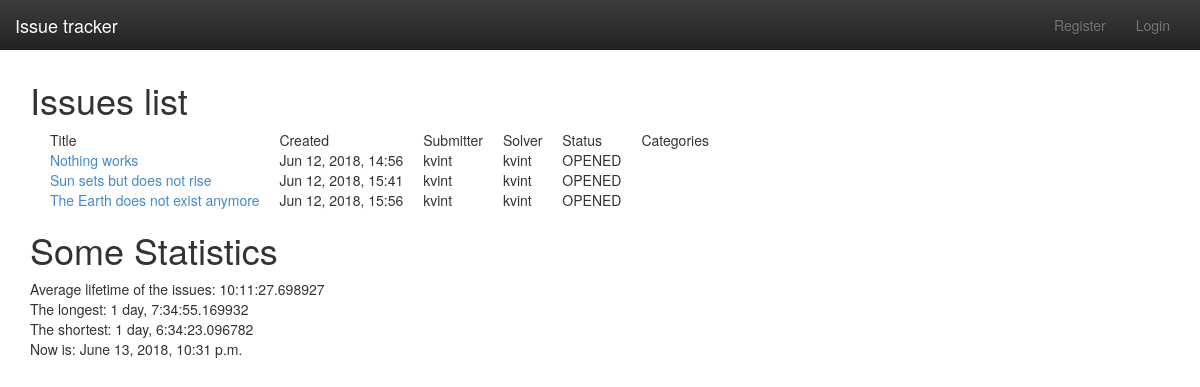
The app's page /, older data.
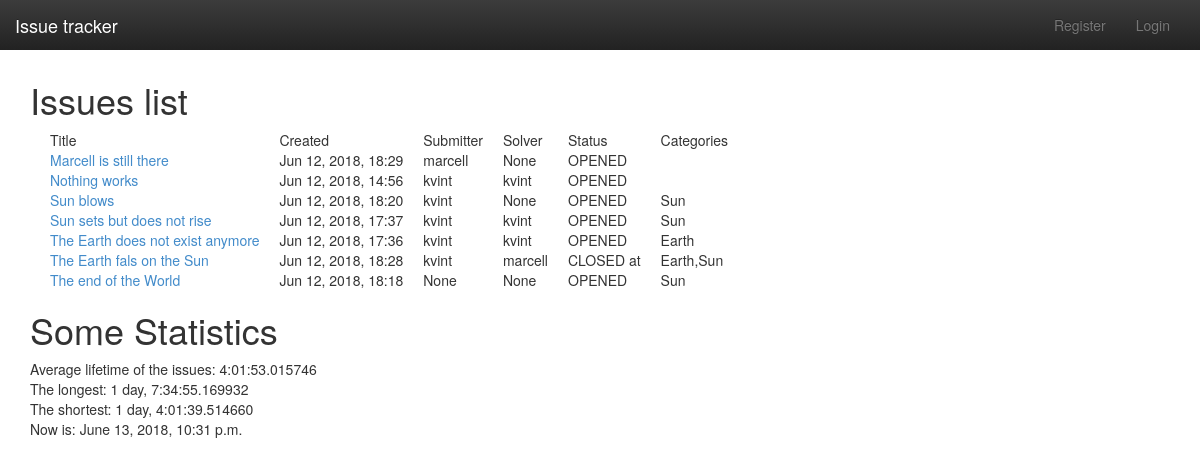
The same page, newer data.
### issuetracker/models.py (models this page shows, shortened)
class Ticket(models.Model):
    title = models.CharField(max_length=128)
    text = models.TextField()
    created = models.DateTimeField(auto_now_add=True)
    closed = models.BooleanField(default=False)
    closeddate = models.DateTimeField(null=True, blank=True, verbose_name=u'Closed date', auto_now_add=False)
    submitter = models.ForeignKey(User, related_name='Submitter', blank=True, null=True)
    solver = models.ForeignKey(User, default=None, blank=True, related_name='Solver', null=True)
    class Meta:
        ordering = ('title',)
    category      = models.ManyToManyField(Category, default=None, blank=True, verbose_name=u'Category')
    def get_category(self):
        return ",".join([str(p) for p in self.category.all()])

class Category(models.Model):
    title = models.CharField(max_length=30)
    def __str__(self):
        return self.title
    class Meta:
        ordering = ('title',)

### issuetracker/views.py (the view)
# urls.py: url(r'^$', IssuesListView.as_view(), name='index'),
class IssuesListView(ListView):
    model = Ticket
    template_name = 'list.html'
    def get_context_data(self, **kwargs):
        context = super(IssuesListView, self).get_context_data(**kwargs)
        tickets = Ticket.objects.all()
        total_lifetime = timedelta(microseconds=-1)
        number_of_solved_issues = 0
        number_of_unsolved_issues = 0
        lifetimes = []
        for t in tickets:
            if t.closeddate:
                number_of_solved_issues +=1
                lifetimes.append(t.closeddate - t.created)
            else:
                number_of_unsolved_issues +=1
                lifetimes.append(pytz.utc.localize(datetime.now()) - t.created)
        longest_time = max(lifetimes)
        shortest_time = min(lifetimes)
        for lt in lifetimes: total_lifetime+=lt
        average_lifetime = lt / (number_of_solved_issues+number_of_unsolved_issues)
        context['average_lifetime'] = average_lifetime
        context['longest_time'] = longest_time
        context['shortest_time'] = shortest_time
        context['now'] = datetime.now()
        return context

### templates/list.html (shortened to what this page needs)
{% extends 'base.html' %}
{% block content_block %}
<div>
    <h1>Issues list</h1>
    <table>
        <thead>
        <tr>
            <td>Title</td>
            <td>Created</td>
            <td>Submitter</td>
            <td>Solver</td>
            <td>Status</td>
            <td>Categories</td>
        </tr>
        </thead>
        <tbody>
        {% for ticket in object_list %}
        <tr>
            <td><a href="{% url 'detail' ticket.pk %}">{{ ticket.title }} </a></td>
            <td>{{ ticket.created|date:"M d, Y, H:i" }} </td>
            <td>{{ ticket.submitter }} </td>
            <td>{{ ticket.solver }} </td>
            <td>{{ ticket.closed|yesno:"CLOSED, OPENED" }} {% if ticket.closed %} at {{ ticket.closeddate|date:"M d, Y, H:i" }} {% endif %} </td>
            <td>{{ ticket.get_category }} </td>
        </tr>
        {% empty %}
        <tr>
            <td colspan=4>No tickets yet. </td>
        </tr>
        {% endfor %}
        </tbody>
    </table>
</div>
<div>
    <h1>Some Statistics</h1>
    <div>Average lifetime of the issues: {{ average_lifetime }}</div>
    <div>The longest: {{ longest_time }}</div>
    <div>The shortest: {{ shortest_time }}</div>
    <div>Now is: {{ now }}</div>
</div>
{% endblock %}

Row changes from the older to the newer data that the page shows:
added Ticket: title "Marcell is still there", created "Jun 12, 2018, 18:29", submitter "marcell", solver "None", closed "OPENED"
added Ticket: title "Sun blows", created "Jun 12, 2018, 18:20", submitter "kvint", solver "None", closed "OPENED", get_category "Sun"
changed Ticket "Sun sets but does not rise": created "Jun 12, 2018, 15:41" → "Jun 12, 2018, 17:37"; get_category (not shown) → "Sun"
changed Ticket "The Earth does not exist anymore": created "Jun 12, 2018, 15:56" → "Jun 12, 2018, 17:36"; get_category (not shown) → "Earth"
added Ticket: title "The Earth fals on the Sun", created "Jun 12, 2018, 18:28", submitter "kvint", solver "marcell", closed "CLOSED", get_category "Earth,Sun"
added Ticket: title "The end of the World", created "Jun 12, 2018, 18:18", submitter "None", solver "None", closed "OPENED", get_category "Sun"
Text that changed along with them:
{{ average_lifetime }}: "10:11:27.698927" → "4:01:53.015746"
{{ shortest_time }}: "1 day, 6:34:23.096782" → "1 day, 4:01:39.514660"
